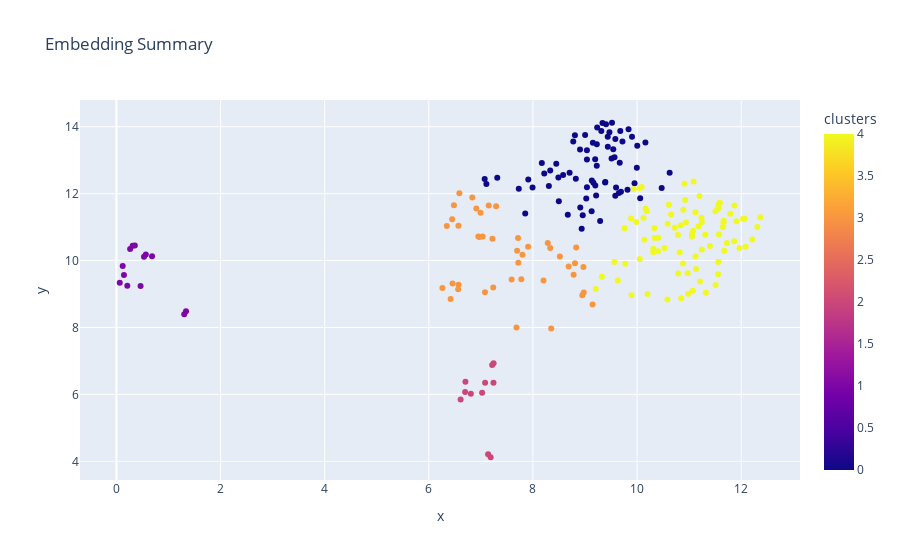

Source (notebook cell):
### Code cell
k_means = clusterization.k_means_clustering(df['num_clusters'][3], high_dim_embeddings_umap)
df_for_kmeans = data_visualization.get_df_for_plot(low_dim_embeddings_umap, labels, date_labels, k_means.labels_)
filtered_df = data_visualization.filter_df(df_for_kmeans, DAYS)
fig_kmeans, dff = data_visualization.embedding_scatter_plot(filtered_df)
fig_kmeans.show()

### Figure 1 — Plotly figure (JSON) as saved in the notebook; plotly's stock layout.template omitted (floating-point values rounded to 4 significant figures; data arrays with more than 128 entries replaced by an {"elided": "..."} marker saying what was removed)
{"data": [{"customdata": {"elided": "220x2 str values"}, "hovertemplate": "<b>%{hovertext}</b><br><br>x=%{x}<br>y=%{y}<br>ID=%{customdata[0]}<br>date=%{customdata[1]}<br>clusters=%{marker.color}<extra></extra>", "hovertext": {"elided": "220 str values"}, "legendgroup": "", "marker": {"color": {"elided": "220 int values"}, "coloraxis": "coloraxis", "symbol": "circle"}, "mode": "markers", "name": "", "orientation": "v", "showlegend": false, "type": "scatter", "x": {"elided": "220 float values"}, "xaxis": "x", "y": {"elided": "220 float values"}, "yaxis": "y"}], "layout": {"coloraxis": {"colorbar": {"title": {"text": "clusters"}}, "colorscale": [[0, "#0d0887"], [0.1111, "#46039f"], [0.2222, "#7201a8"], [0.3333, "#9c179e"], [0.4444, "#bd3786"], [0.5556, "#d8576b"], [0.6667, "#ed7953"], [0.7778, "#fb9f3a"], [0.8889, "#fdca26"], [1, "#f0f921"]]}, "legend": {"tracegroupgap": 0}, "title": {"text": "Embedding Summary"}, "xaxis": {"anchor": "y", "domain": [0, 1], "title": {"text": "x"}}, "yaxis": {"anchor": "x", "domain": [0, 1], "title": {"text": "y"}}}}
